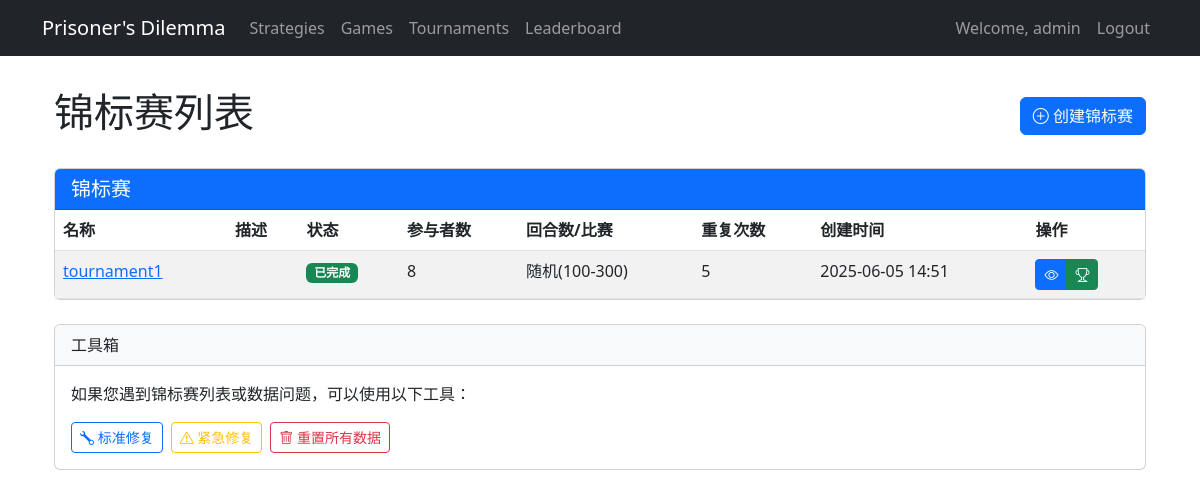
Page /tournaments/ (signed in) on the committed database.
### dilemma_game/models.py (models this page shows, shortened)
class Tournament(models.Model):
    TOURNAMENT_STATUS = (
        ('CREATED', 'Created'),
        ('IN_PROGRESS', 'In Progress'),
        ('COMPLETED', 'Completed'),
    )
    name = models.CharField(max_length=100)
    description = models.TextField(blank=True)
    created_by = models.ForeignKey(User, on_delete=models.CASCADE)
    rounds_per_match = models.IntegerField(default=200)
    use_random_rounds = models.BooleanField(default=False)
    min_rounds = models.IntegerField(default=100)  # 最小回合数
    max_rounds = models.IntegerField(default=300)  # 最大回合数
    repetitions = models.IntegerField(default=5)  # 每场锦标赛重复次数
    status = models.CharField(max_length=20, choices=TOURNAMENT_STATUS, default='CREATED')
    created_at = models.DateTimeField(auto_now_add=True)
    completed_at = models.DateTimeField(null=True, blank=True)
    payoff_matrix_json = models.TextField(default='{"CC":[3,3],"CD":[0,5],"DC":[5,0],"DD":[0,0]}')
    @property
    def payoff_matrix(self):
        return json.loads(self.payoff_matrix_json)

### dilemma_game/views.py (the view)
# urls.py: path('tournaments/', tournament_list, name='tournament_list'),
@login_required
def tournament_list(request):
    try:
        tournaments = Tournament.objects.all().order_by('-created_at')
        valid_tournaments = []
        for tournament in tournaments:
            try:
                tournament_id = tournament.id
                tournament_name = tournament.name
                tournament_status = tournament.status
                try:
                    matrix = tournament.payoff_matrix
                except Exception as e:
                    print(f"锦标赛 {tournament_id} 的收益矩阵访问出错: {str(e)}")
                    tournament.payoff_matrix_json = '{"CC":[3,3],"CD":[0,5],"DC":[5,0],"DD":[0,0]}'
                    tournament.save()
                valid_tournaments.append(tournament)
            except Exception as e:
                print(f"处理锦标赛对象时出错: {str(e)}")
                continue
        return render(request, 'dilemma_game/tournament_list.html', {
            'tournaments': valid_tournaments
        })
    except Exception as e:
        print(f"tournament_list视图出错: {str(e)}")
        from django.contrib import messages
        messages.error(request, f"获取锦标赛列表失败，请尝试修复功能: {str(e)}")
        return render(request, 'dilemma_game/tournament_list.html', {
            'error_message': f"获取锦标赛列表失败: {str(e)}",
            'tournaments': []
        })

### dilemma_game/templates/dilemma_game/tournament_list.html (shortened to what this page needs)
{% extends 'dilemma_game/base.html' %}
{% block content %}
<div class="container mt-4">
    <div class="d-flex justify-content-between align-items-center mb-4">
        <h1>锦标赛列表</h1>
        <a href="{% url 'tournament_create' %}" class="btn btn-primary">
            <i class="bi bi-plus-circle"></i> 创建锦标赛
        </a>
    </div>
    {% if tournaments %}
    <div class="card">
        <div class="card-header bg-primary text-white">
            <h5 class="mb-0">锦标赛</h5>
        </div>
        <div class="card-body p-0">
            <div class="table-responsive">
                <table class="table table-striped table-hover mb-0">
                    <thead>
                        <tr>
                            <th>名称</th>
                            <th>描述</th>
                            <th>状态</th>
                            <th>参与者数</th>
                            <th>回合数/比赛</th>
                            <th>重复次数</th>
                            <th>创建时间</th>
                            <th>操作</th>
                        </tr>
                    </thead>
                    <tbody>
                        {% for tournament in tournaments %}
                        <tr>
                            <td>
                                <a href="{% url 'tournament_detail' tournament.id %}">{{ tournament.name }}</a>
                            </td>
                            <td>{{ tournament.description|truncatechars:50 }}</td>
                            <td>
                                {% if tournament.status == 'CREATED' %}
                                <span class="badge bg-info">已创建</span>
                                {% elif tournament.status == 'STARTED' %}
                                <span class="badge bg-primary">已开始</span>
                                {% elif tournament.status == 'RUNNING' %}
                                <span class="badge bg-warning">运行中</span>
                                {% elif tournament.status == 'COMPLETED' %}
                                <span class="badge bg-success">已完成</span>
                                {% elif tournament.status == 'ERROR' %}
                                <span class="badge bg-danger">错误</span>
                                {% else %}
                                <span class="badge bg-secondary">{{ tournament.status }}</span>
                                {% endif %}
                            </td>
                            <td>{{ tournament.participants.count }}</td>
                            <td>
                                {% if tournament.use_random_rounds %}
                                随机({{ tournament.min_rounds }}-{{ tournament.max_rounds }})
                                {% else %}
                                {{ tournament.rounds_per_match }}
                                {% endif %}
                            </td>
                            <td>{{ tournament.repetitions }}</td>
                            <td>{{ tournament.created_at|date:"Y-m-d H:i" }}</td>
                            <td>
                                <div class="btn-group">
                                    <a href="{% url 'tournament_detail' tournament.id %}" class="btn btn-sm btn-primary"
                                        title="查看详情">
                                        <i class="bi bi-eye"></i>
                                    </a>
                                    {% if tournament.status == 'COMPLETED' %}
                                    <a href="{% url 'tournament_results' tournament.id %}"
                                        class="btn btn-sm btn-success" title="查看结果">
                                        <i class="bi bi-trophy"></i>
                                    </a>
                                    {% endif %}
                                </div>
                            </td>
                        </tr>
                        {% endfor %}
                    </tbody>
                </table>
            </div>
        </div>
    </div>
    {% else %}
    <div class="alert alert-info">
        <p>暂无锦标赛，点击"创建锦标赛"按钮开始创建。</p>
    </div>
    {% endif %}
    <div class="mt-4">
        <div class="card">
            <div class="card-header bg-light">工具箱</div>
            <div class="card-body">
                <p class="card-text">如果您遇到锦标赛列表或数据问题，可以使用以下工具：</p>
                <div class="d-flex gap-2">
                    <a href="{% url 'fix_tournaments' %}" class="btn btn-outline-primary btn-sm">
                        <i class="bi bi-wrench"></i> 标准修复
                    </a>
                    <a href="{% url 'emergency_fix_tournaments' %}" class="btn btn-outline-warning btn-sm">
                        <i class="bi bi-exclamation-triangle"></i> 紧急修复
                    </a>
                    <a href="{% url 'reset_all_tournaments' %}" class="btn btn-outline-danger btn-sm"
                        onclick="return confirm('此操作将删除所有锦标赛数据！确定要继续吗？');">
                        <i class="bi bi-trash"></i> 重置所有数据
                    </a>
                </div>
            </div>
        </div>
    </div>
</div>
{% endblock %}

### dilemma_game/templates/dilemma_game/base.html (shortened to what this page needs)
<!DOCTYPE html>
<html lang="en">
<head>
    <link href="https://cdn.jsdelivr.net/npm/bootstrap@5.3.0/dist/css/bootstrap.min.css" rel="stylesheet">
    <link rel="stylesheet" href="https://cdn.jsdelivr.net/npm/bootstrap-icons@1.10.0/font/bootstrap-icons.css">
</head>
<body>
    <nav class="navbar navbar-expand-lg navbar-dark bg-dark">
        <div class="container">
            <a class="navbar-brand" href="{% url 'home' %}">Prisoner's Dilemma</a>
            <div class="collapse navbar-collapse" id="navbarNav">
                <ul class="navbar-nav">
                    <li class="nav-item">
                        <a class="nav-link" href="{% url 'strategy_list' %}">Strategies</a>
                    </li>
                    <li class="nav-item">
                        <a class="nav-link" href="{% url 'game_list' %}">Games</a>
                    </li>
                    <li class="nav-item">
                        <a class="nav-link" href="{% url 'tournament_list' %}">Tournaments</a>
                    </li>
                    <li class="nav-item">
                        <a class="nav-link" href="{% url 'leaderboard' %}">Leaderboard</a>
                    </li>
                </ul>
                <ul class="navbar-nav ms-auto">
                    {% if user.is_authenticated %}
                    <li class="nav-item">
                        <span class="nav-link">Welcome, {{ user.username }}</span>
                    </li>
                    <li class="nav-item">
                        <a class="nav-link" href="{% url 'logout' %}">Logout</a>
                    </li>
                    {% else %}
                    <li class="nav-item">
                        <a class="nav-link" href="{% url 'login' %}">Login</a>
                    </li>
                    {% endif %}
                </ul>
            </div>
        </div>
    </nav>
    <div class="container">
        {% block content %}
        {% endblock %}
    </div>
</body>
</html>

### dilemma_game/templates/dilemma_game/base.html (style rules this page uses)
.navbar { margin-bottom: 2rem; }

### rows in the picture
Tournament: name "tournament1", status "已完成", participants.count "8", min_rounds "100", max_rounds "300", repetitions "5", created_at "2025-06-05 14:51"

### other values in the picture
{{ user.username }} "admin"
